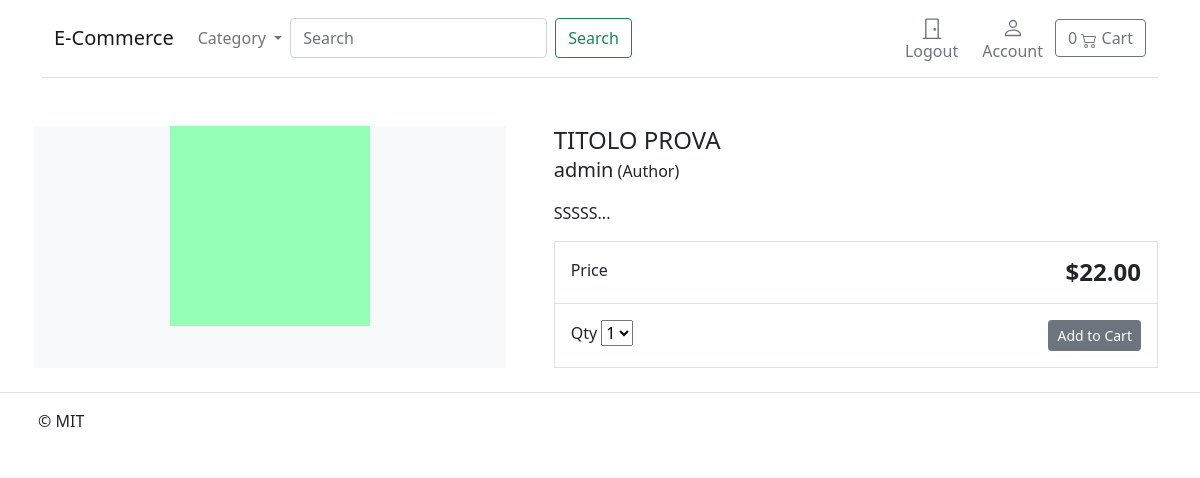
/item/titolo-prova/ (signed in), run on the app's committed database.
### store/models.py (models this page shows, shortened)
class Product(models.Model):
    category = models.ForeignKey(Category, related_name='product', on_delete=models.CASCADE)
    created_by = models.ForeignKey(settings.AUTH_USER_MODEL, on_delete=models.CASCADE, related_name='product_creator')
    title = models.CharField(max_length=255)
    author = models.CharField(max_length=255, default='admin')
    description = models.TextField(blank=True)
    image = models.ImageField(upload_to='images/')
    slug = models.SlugField(max_length=255)
    price = models.DecimalField(max_digits=4, decimal_places=2)
    in_stock = models.BooleanField(default=True)
    is_active = models.BooleanField(default=True)
    created = models.DateTimeField(auto_now_add=True)
    updated = models.DateTimeField(auto_now=True)
    objects = models.Manager()
    products = ProductManager()
    class Meta:
        verbose_name_plural = "Products"
        ordering = ('-created',)

### store/views.py (the view)
# urls.py: path('item/<slug:slug>/',views.product_detail,name='product_detail'), #primo slug si riferisce al tipo di dato e il secondo all'item
def product_detail(request,slug):
    product = get_object_or_404(Product, slug=slug, in_stock=True)
    return render(request, 'store/products/detail.html', {'product':product})

### basket/basket.py (called while the page is built)
    def __len__(self):
        return sum(item['qty'] for item in self.basket.values())

### basket/context_processor.py (called while the page is built)
def basket(request):
    return {'basket': Basket(request)}

### store/models.py (called while the page is built)
    def get_absolute_url(self):
        return reverse('store:category_list', args=[self.slug])

### store/views.py (called while the page is built)
def categories(request):
    return{
        'categories': Category.objects.all()
    }

### templates/store/products/detail.html (shortened to what this page needs)
{% extends "../base.html" %}
{% block content %}
<div class="container">
    <main class="pt-5">
        <div class="row g-3">
            <div class="col-md-5 col-lg-5 order-md-first bg-light">
                <img class="img-fluid mx-auto d-block" width="200px" alt="Responsive image" src="{{ product.image.url }}">
            </div>
            <div class="col-md-7 col-lg-7 ps-md-3 ps-lg-5">
                <h1 class="mb-0 h4">{{ product.title }}</h1>
                <p><span class="lead">{{ product.author }}</span> (Author)</p>
                <p>{{ product.description|slice:":355" }}...</p>
                <div class="border">
                    <div class="col border-bottom">
                        <div class="row p-3">
                            <div class="col-6">Price</div>
                            <div class="col-6 text-end"><span class="h4 fw-bold">${{ product.price }}</span></div>
                        </div>
                    </div>
                    <div class="col">
                        <div class="row p-3">
                            <div class="col-6">
                                <label for="select">Qty</label>
                                <select id="select">
                                    <option value="1">1</option>
                                </select>
                            </div>
                            <div class="col-6 text-end">
                                <button type="button" id="add-button" value="{{product.id}}" class="btn btn-secondary btn-sm">Add to
                                    Cart</button></div>
                        </div>
                    </div>
                </div>
            </div>
        </div>
    </main>
</div>
{% endblock %}

### data on the page
Product: image (picture), title "TITOLO PROVA", author "admin", description "SSSSS", price "22.00"
